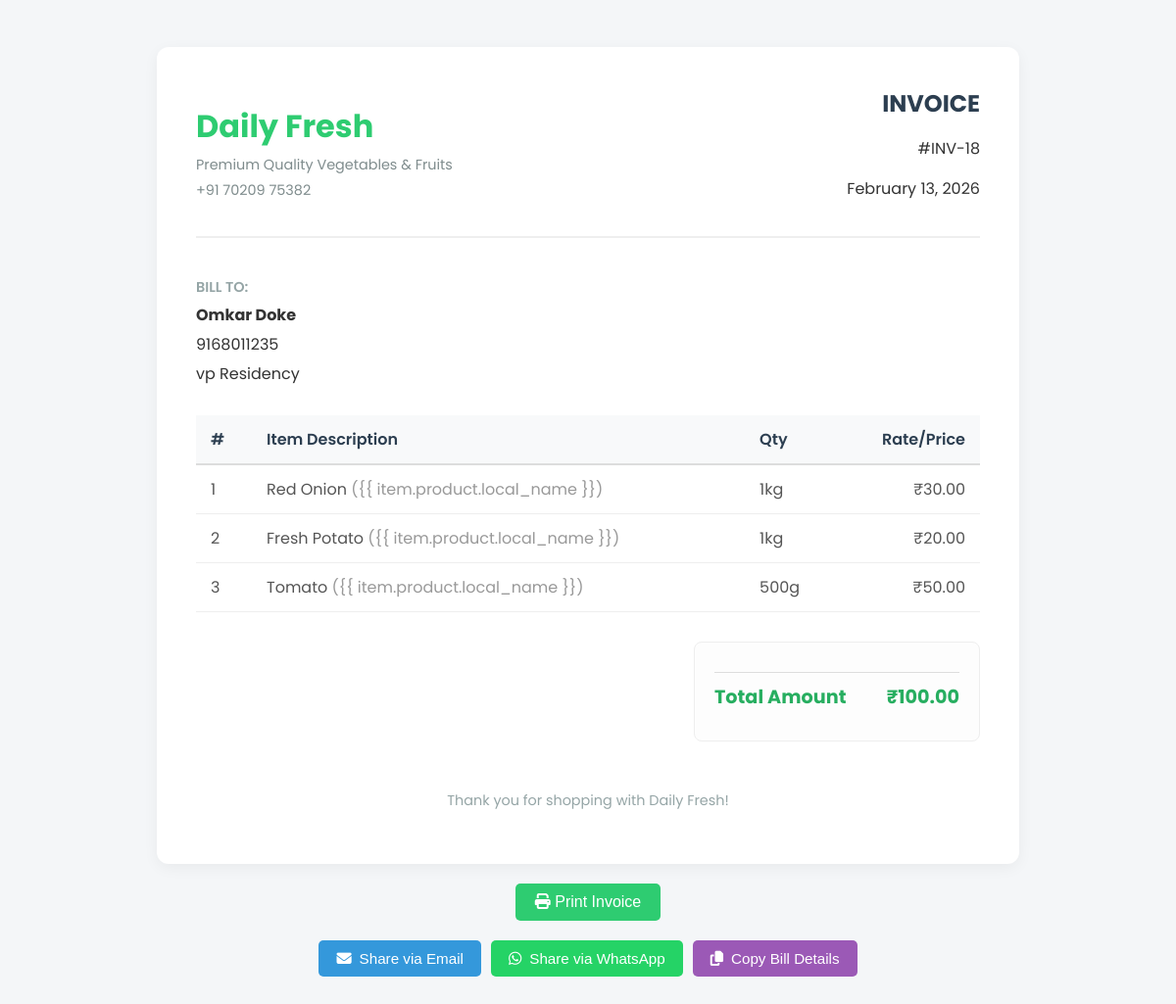
Screenshot of /order-bill/18/ (signed in) with the database file from the repository.
### store/models.py (models this page shows, shortened)
class Order(models.Model):
    full_name = models.CharField(max_length=100)
    phone_number = models.CharField(max_length=15)
    email = models.EmailField(blank=True, null=True)
    address = models.TextField()
    total_amount = models.DecimalField(max_digits=10, decimal_places=2)
    created_at = models.DateTimeField(auto_now_add=True)

class OrderItem(models.Model):
    order = models.ForeignKey(Order, on_delete=models.CASCADE, related_name='items')
    product = models.ForeignKey(Product, on_delete=models.CASCADE)
    quantity = models.CharField(max_length=50) # e.g. "1 kg" or just "1"
    price_at_time = models.DecimalField(max_digits=8, decimal_places=2)

class Product(models.Model):
    name = models.CharField(max_length=100)
    local_name = models.CharField(max_length=100, blank=True, null=True)
    price = models.DecimalField(max_digits=6, decimal_places=2)
    unit = models.CharField(max_length=20, default='kg')
    image = models.ImageField(upload_to='products/', blank=True, null=True)
    description = models.TextField(blank=True, null=True)

### store/views.py (the view)
# urls.py: path('order-bill/<int:order_id>/', views.order_bill, name='order_bill'),
def order_bill(request, order_id):
    if not request.user.is_staff:
        return redirect('admin_login')
    order = get_object_or_404(Order, pk=order_id)
    return render(request, 'store/order_bill.html', {'order': order})

### store/templates/store/order_bill.html (shortened to what this page needs)
{% load static %}
<!DOCTYPE html>
<html lang="en">
<head>
</head>
<body>
    <div class="invoice-container">
        <header class="header">
            <div class="logo-section">
                <h1>Daily Fresh</h1>
                <p>Premium Quality Vegetables & Fruits</p>
                <p>+91 70209 75382</p>
            </div>
            <div class="invoice-details">
                <h2>INVOICE</h2>
                <p>#INV-{{ order.id }}</p>
                <p>{{ order.created_at|date:"F d, Y" }}</p>
            </div>
        </header>
        <section class="bill-to">
            <div class="section-title">Bill To:</div>
            <p><strong>{{ order.full_name }}</strong></p>
            <p>{{ order.phone_number }}</p>
            <p>{{ order.address }}</p>
        </section>
        <table>
            <thead>
                <tr>
                    <th>#</th>
                    <th>Item Description</th>
                    <th>Qty</th>
                    <th style="text-align:right">Rate/Price</th>
                </tr>
            </thead>
            <tbody>
                {% for item in order.items.all %}
                <tr>
                    <td>{{ forloop.counter }}</td>
                    <td>{{ item.product.name }} {% if item.product.local_name %}<span style="color:#999">({{
                            item.product.local_name }})</span>{% endif %}</td>
                    <td>{{ item.quantity }}</td>
                    <td style="text-align:right">₹{{ item.price_at_time }}</td>
                </tr>
                {% endfor %}
            </tbody>
        </table>
        <div class="total-section">
            <div class="total-box">
                <div class="total-row grand-total">
                    <span>Total Amount</span>
                    <span>₹{{ order.total_amount }}</span>
                </div>
            </div>
        </div>
        <div class="footer">
            <p>Thank you for shopping with Daily Fresh!</p>
        </div>
    </div>
    <button class="print-btn" onclick="window.print()"><i class="fas fa-print"></i> Print Invoice</button>
    <div class="action-buttons">
        <button class="action-btn share-email-btn" onclick="shareViaEmail()">
            <i class="fas fa-envelope"></i> Share via Email
        </button>
        <button class="action-btn share-whatsapp-btn" onclick="shareViaWhatsApp()">
            <i class="fab fa-whatsapp"></i> Share via WhatsApp
        </button>
        <button class="action-btn copy-btn" onclick="copyBillDetails()">
            <i class="fas fa-copy"></i> Copy Bill Details
        </button>
    </div>
    <link rel="stylesheet" href="https://cdnjs.cloudflare.com/ajax/libs/font-awesome/6.4.2/css/all.min.css">

### store/templates/store/order_bill.html (style rules this page uses)
body { font-family: 'Poppins', sans-serif; background-color: #f4f6f8; padding: 40px; color: #333; }
.invoice-container { max-width: 800px; margin: 0 auto; background: white; padding: 40px; border-radius: 12px; box-shadow: 0 4px 15px rgba(0, 0, 0, 0.05); }
.header { display: flex; justify-content: space-between; align-items: center; margin-bottom: 40px; border-bottom: 2px solid #eee; padding-bottom: 20px; }
.logo-section h1 { color: #2ecc71; margin: 0; font-size: 2rem; font-weight: 700; }
.logo-section p { margin: 5px 0 0; color: #7f8c8d; font-size: 0.9rem; }
.invoice-details { text-align: right; }
.invoice-details h2 { margin: 0; color: #2c3e50; }
.section-title { font-size: 0.9rem; text-transform: uppercase; color: #95a5a6; font-weight: 600; margin-bottom: 5px; }
.bill-to { margin-bottom: 30px; }
.bill-to p { margin: 0 0 5px; font-size: 1rem; }
table { width: 100%; border-collapse: collapse; margin-bottom: 30px; }
th { background-color: #f8f9fa; color: #2c3e50; font-weight: 600; text-align: left; padding: 12px 15px; border-bottom: 2px solid #ddd; }
td { padding: 12px 15px; border-bottom: 1px solid #eee; color: #555; }
.total-section { display: flex; justify-content: flex-end; margin-top: 20px; }
.total-box { background: #fdfdfd; padding: 20px; border-radius: 8px; border: 1px solid #eee; min-width: 250px; }
.total-row { display: flex; justify-content: space-between; margin-bottom: 10px; font-size: 0.95rem; }
.grand-total { font-weight: 700; font-size: 1.2rem; color: #27ae60; border-top: 1px solid #ddd; padding-top: 10px; margin-top: 10px; }
.footer { text-align: center; margin-top: 50px; color: #95a5a6; font-size: 0.9rem; }
.print-btn { display: block; margin: 20px auto 0; background: #2ecc71; color: white; border: none; padding: 10px 20px; border-radius: 5px; font-size: 1rem; cursor: pointer; width: fit-content; }
.action-buttons { display: flex; gap: 10px; justify-content: center; flex-wrap: wrap; margin-top: 20px; }
.action-btn { display: inline-flex; align-items: center; gap: 8px; padding: 10px 18px; border: none; border-radius: 5px; font-size: 0.95rem; cursor: pointer; transition: all 0.3s; font-weight: 500; }
.share-email-btn { background: #3498db; color: white; }
.share-whatsapp-btn { background: #25d366; color: white; }
.copy-btn { background: #9b59b6; color: white; }

### rows the page displays
Order: id "18", created_at "February 13, 2026", full_name "Omkar Doke", phone_number "9168011235", address "vp Residency", total_amount "100.00"
OrderItem: product.name "Red Onion", shows "({{ item.product.local_name }})", quantity "1kg", price_at_time "30.00"
OrderItem: product.name "Fresh Potato", shows "({{ item.product.local_name }})", quantity "1kg", price_at_time "20.00"
OrderItem: product.name "Tomato", shows "({{ item.product.local_name }})", quantity "500g", price_at_time "50.00"
